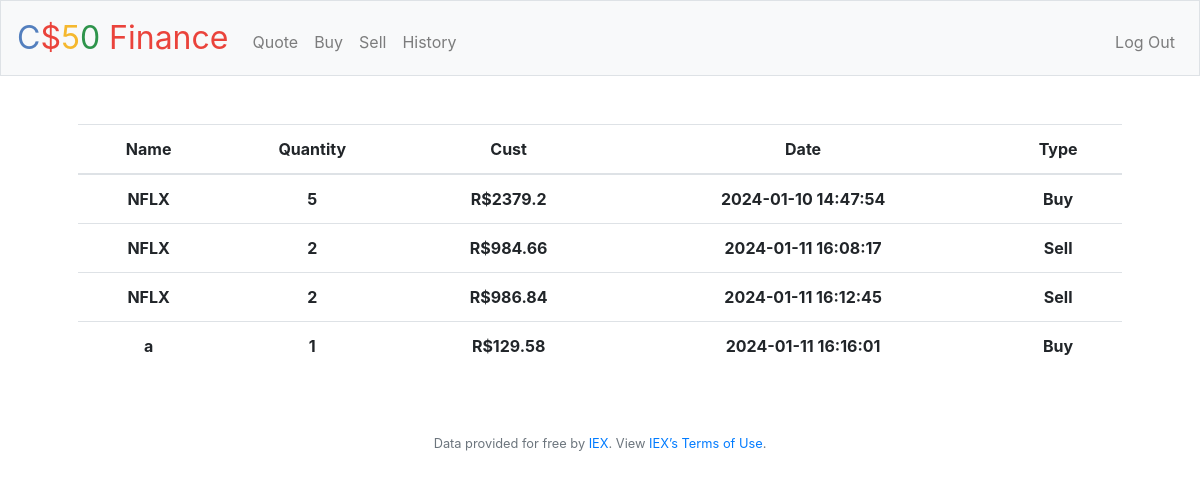
Screenshot of /history (signed in) with the database file from the repository.
### tables this page shows
CREATE TABLE actions(user_id integer, actionName text not null, qtdAction integer,priceEpoca real not null, date numeric not null, type_action text, foreign key(user_id)references users(id));

### application.py (the view)
@app.route("/history")
@login_required
def history():
    historico = db.execute("SELECT actionName as action, qtdAction as qtd, priceEpoca as price, date, type_action from actions where user_id = ?",
                           session["user_id"])
    return render_template("history.html", historico = historico)

### application.py (called while the page is built)
@app.after_request
def after_request(response):
    response.headers["Cache-Control"] = "no-cache, no-store, must-revalidate"
    response.headers["Expires"] = 0
    response.headers["Pragma"] = "no-cache"
    return response

### helpers.py (called while the page is built)
def login_required(f):
    @wraps(f)
    def decorated_function(*args, **kwargs):
        if session.get("user_id") is None:
            return redirect("/login")
        return f(*args, **kwargs)
    return decorated_function

### templates/history.html (shortened to what this page needs)
{% extends "layout.html" %}
{% block main %}
{% if historico | length == 0 %}
    <h3>Realize uma operação para que ela apareça aqui</h3>
{% else %}
<table class="table">
    <thead>
      <tr>
        <th scope="col">Name</th>
        <th scope="col">Quantity</th>
        <th scope="col">Cust</th>
        <th scope="col">Date</th>
        <th scope="col">Type</th>
      </tr>
    </thead>
    <tbody>
        {% for acao in historico %}
        <tr>
            <th scope="col">{{acao["action"]}}</th>
            <th scope="col">{{acao["qtd"]}}</th>
            <th scope="col">R${{acao["price"]}}</th>
            <th scope="col">{{acao["date"]}}</th>
            <th scope="col">{{acao["type_action"]}}</th>
        </tr>
        {% endfor %}
    </tbody>
  </table>
{% endif %}
{% endblock %}

### templates/layout.html (shortened to what this page needs)
<!DOCTYPE html>
<html lang="en">
    <head>
        <link rel="stylesheet" href="https://cdn.jsdelivr.net/npm/bootstrap@4.5.3/dist/css/bootstrap.min.css">
        <link href="/static/styles.css" rel="stylesheet">
    </head>
    <body>
        <nav class="navbar navbar-expand-md navbar-light bg-light border">
            <a class="navbar-brand" href="/"><span class="blue">C</span><span class="red">$</span><span class="yellow">5</span><span class="green">0</span> <span class="red">Finance</span></a>
            <div class="collapse navbar-collapse" id="navbar">
                {% if session.user_id %}
                    <ul class="navbar-nav mr-auto mt-2">
                        <li class="nav-item"><a class="nav-link" href="/quote">Quote</a></li>
                        <li class="nav-item"><a class="nav-link" href="/buy">Buy</a></li>
                        <li class="nav-item"><a class="nav-link" href="/sell">Sell</a></li>
                        <li class="nav-item"><a class="nav-link" href="/history">History</a></li>
                    </ul>
                    <ul class="navbar-nav ml-auto mt-2">
                        <li class="nav-item"><a class="nav-link" href="/logout">Log Out</a></li>
                    </ul>
                {% else %}
                    <ul class="navbar-nav ml-auto mt-2">
                        <li class="nav-item"><a class="nav-link" href="/register">Register</a></li>
                        <li class="nav-item"><a class="nav-link" href="/login">Log In</a></li>
                    </ul>
                {% endif %}
            </div>
        </nav>
        <main class="container p-5">
            {% block main %}{% endblock %}
        </main>
        <footer class="small text-center text-muted">
            Data provided for free by <a href="https://iextrading.com/developer">IEX</a>. View <a href="https://iextrading.com/api-exhibit-a/">IEX’s Terms of Use</a>.
        </footer>
    </body>
</html>

### static/styles.css (style rules this page uses)
nav .navbar-brand { font-size: xx-large; }
nav .navbar-brand .blue { color: #537fbe; }
nav .navbar-brand .red { color: #ea433b; }
nav .navbar-brand .yellow { color: #f5b82e; }
nav .navbar-brand .green { color: #2e944b; }
main { overflow-x: auto; text-align: center; }

### rows the page displays
actions: action "NFLX", qtd "5", price "2379.2", date "2024-01-10 14:47:54", type_action "Buy"
actions: action "NFLX", qtd "2", price "984.66", date "2024-01-11 16:08:17", type_action "Sell"
actions: action "NFLX", qtd "2", price "986.84", date "2024-01-11 16:12:45", type_action "Sell"
actions: action "a", qtd "1", price "129.58", date "2024-01-11 16:16:01", type_action "Buy"
